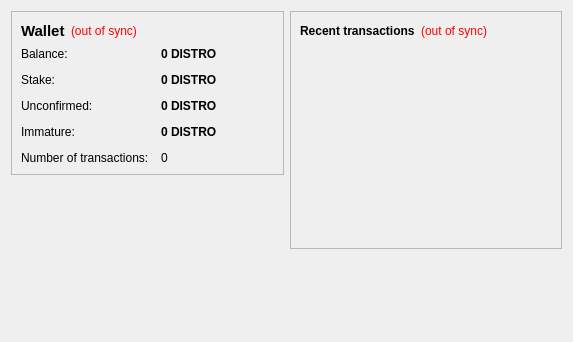
<?xml version="1.0" encoding="UTF-8"?>
<ui version="4.0">
 <class>OverviewPage</class>
 <widget class="QWidget" name="OverviewPage">
  <property name="geometry">
   <rect>
    <x>0</x>
    <y>0</y>
    <width>573</width>
    <height>342</height>
   </rect>
  </property>
  <property name="windowTitle">
   <string>Form</string>
  </property>
  <layout class="QHBoxLayout" name="horizontalLayout" stretch="1,1">
   <item>
    <layout class="QVBoxLayout" name="verticalLayout_2">
     <item>
      <widget class="QFrame" name="frame">
       <property name="frameShape">
        <enum>QFrame::StyledPanel</enum>
       </property>
       <property name="frameShadow">
        <enum>QFrame::Raised</enum>
       </property>
       <layout class="QVBoxLayout" name="verticalLayout_4">
        <item>
         <layout class="QHBoxLayout" name="horizontalLayout_4">
          <item>
           <widget class="QLabel" name="label_5">
            <property name="font">
             <font>
              <pointsize>11</pointsize>
              <weight>75</weight>
              <bold>true</bold>
             </font>
            </property>
            <property name="text">
             <string>Wallet</string>
            </property>
           </widget>
          </item>
          <item>
           <widget class="QLabel" name="labelWalletStatus">
            <property name="toolTip">
             <string>The displayed information may be out of date. Your wallet automatically synchronizes with the iaurabcoin network after a connection is established, but this process has not completed yet.</string>
            </property>
            <property name="styleSheet">
             <string notr="true">QLabel { color: red; }</string>
            </property>
            <property name="text">
             <string notr="true">(out of sync)</string>
            </property>
            <property name="alignment">
             <set>Qt::AlignLeading|Qt::AlignLeft|Qt::AlignVCenter</set>
            </property>
           </widget>
          </item>
          <item>
           <spacer name="horizontalSpacer_2">
            <property name="orientation">
             <enum>Qt::Horizontal</enum>
            </property>
            <property name="sizeHint" stdset="0">
             <size>
              <width>40</width>
              <height>20</height>
             </size>
            </property>
           </spacer>
          </item>
         </layout>
        </item>
        <item>
         <layout class="QFormLayout" name="formLayout_2">
          <property name="fieldGrowthPolicy">
           <enum>QFormLayout::AllNonFixedFieldsGrow</enum>
          </property>
          <property name="horizontalSpacing">
           <number>12</number>
          </property>
          <property name="verticalSpacing">
           <number>12</number>
          </property>
          <item row="0" column="0">
           <widget class="QLabel" name="label">
            <property name="text">
             <string>Balance:</string>
            </property>
           </widget>
          </item>
          <item row="0" column="1">
           <widget class="QLabel" name="labelBalance">
            <property name="font">
             <font>
              <weight>75</weight>
              <bold>true</bold>
             </font>
            </property>
            <property name="cursor">
             <cursorShape>IBeamCursor</cursorShape>
            </property>
            <property name="toolTip">
             <string>Your current balance</string>
            </property>
            <property name="text">
             <string notr="true">0 DISTRO</string>
            </property>
            <property name="textInteractionFlags">
             <set>Qt::LinksAccessibleByMouse|Qt::TextSelectableByKeyboard|Qt::TextSelectableByMouse</set>
            </property>
           </widget>
          </item>
          <item row="1" column="0">
           <widget class="QLabel" name="label_6">
            <property name="text">
             <string>Stake:</string>
            </property>
           </widget>
          </item>
          <item row="1" column="1">
           <widget class="QLabel" name="labelStake">
            <property name="font">
             <font>
              <weight>75</weight>
              <bold>true</bold>
             </font>
            </property>
            <property name="cursor">
             <cursorShape>IBeamCursor</cursorShape>
            </property>
            <property name="toolTip">
             <string>Total of coins that was staked, and do not yet count toward the current balance</string>
            </property>
            <property name="text">
             <string notr="true">0 DISTRO</string>
            </property>
            <property name="textInteractionFlags">
             <set>Qt::LinksAccessibleByMouse|Qt::TextSelectableByKeyboard|Qt::TextSelectableByMouse</set>
            </property>
           </widget>
          </item>
          <item row="2" column="0">
           <widget class="QLabel" name="label_3">
            <property name="text">
             <string>Unconfirmed:</string>
            </property>
           </widget>
          </item>
          <item row="2" column="1">
           <widget class="QLabel" name="labelUnconfirmed">
            <property name="font">
             <font>
              <weight>75</weight>
              <bold>true</bold>
             </font>
            </property>
            <property name="cursor">
             <cursorShape>IBeamCursor</cursorShape>
            </property>
            <property name="toolTip">
             <string>Total of transactions that have yet to be confirmed, and do not yet count toward the current balance</string>
            </property>
            <property name="text">
             <string notr="true">0 DISTRO</string>
            </property>
            <property name="textInteractionFlags">
             <set>Qt::LinksAccessibleByMouse|Qt::TextSelectableByKeyboard|Qt::TextSelectableByMouse</set>
            </property>
           </widget>
          </item>
          <item row="3" column="0">
           <widget class="QLabel" name="labelImmatureText">
            <property name="text">
             <string>Immature:</string>
            </property>
           </widget>
          </item>
          <item row="3" column="1">
           <widget class="QLabel" name="labelImmature">
            <property name="font">
             <font>
              <weight>75</weight>
              <bold>true</bold>
             </font>
            </property>
            <property name="toolTip">
             <string>Mined balance that has not yet matured</string>
            </property>
            <property name="text">
             <string notr="true">0 DISTRO</string>
            </property>
            <property name="textInteractionFlags">
             <set>Qt::LinksAccessibleByMouse|Qt::TextSelectableByKeyboard|Qt::TextSelectableByMouse</set>
            </property>
           </widget>
          </item>
          <item row="4" column="0">
           <widget class="QLabel" name="label_2">
            <property name="text">
             <string>Number of transactions:</string>
            </property>
           </widget>
          </item>
          <item row="4" column="1">
           <widget class="QLabel" name="labelNumTransactions">
            <property name="toolTip">
             <string>Total number of transactions in wallet</string>
            </property>
            <property name="text">
             <string notr="true">0</string>
            </property>
           </widget>
          </item>
         </layout>
        </item>
       </layout>
      </widget>
     </item>
     <item>
      <spacer name="verticalSpacer">
       <property name="orientation">
        <enum>Qt::Vertical</enum>
       </property>
       <property name="sizeHint" stdset="0">
        <size>
         <width>20</width>
         <height>40</height>
        </size>
       </property>
      </spacer>
     </item>
     <item>
      <widget class="QLabel" name="label_6">
       <property name="text">
        <string/>
       </property>
       <property name="pixmap">
        <pixmap resource="../bitcoin.qrc">:/images/backg</pixmap>
       </property>
       <property name="scaledContents">
        <bool>false</bool>
       </property>
       <property name="alignment">
        <set>Qt::AlignCenter</set>
       </property>
       <property name="margin">
        <number>-2</number>
       </property>
      </widget>
     </item>
    </layout>
   </item>
   <item>
    <layout class="QVBoxLayout" name="verticalLayout_3">
     <item>
      <widget class="QFrame" name="frame_2">
       <property name="frameShape">
        <enum>QFrame::StyledPanel</enum>
       </property>
       <property name="frameShadow">
        <enum>QFrame::Raised</enum>
       </property>
       <layout class="QVBoxLayout" name="verticalLayout">
        <item>
         <layout class="QHBoxLayout" name="horizontalLayout_2">
          <item>
           <widget class="QLabel" name="label_4">
            <property name="text">
             <string>&lt;b&gt;Recent transactions&lt;/b&gt;</string>
            </property>
           </widget>
          </item>
          <item>
           <widget class="QLabel" name="labelTransactionsStatus">
            <property name="toolTip">
             <string>The displayed information may be out of date. Your wallet automatically synchronizes with the iaurabcoin network after a connection is established, but this process has not completed yet.</string>
            </property>
            <property name="styleSheet">
             <string notr="true">QLabel { color: red; }</string>
            </property>
            <property name="text">
             <string notr="true">(out of sync)</string>
            </property>
            <property name="alignment">
             <set>Qt::AlignRight|Qt::AlignTrailing|Qt::AlignVCenter</set>
            </property>
           </widget>
          </item>
          <item>
           <spacer name="horizontalSpacer">
            <property name="orientation">
             <enum>Qt::Horizontal</enum>
            </property>
            <property name="sizeHint" stdset="0">
             <size>
              <width>40</width>
              <height>20</height>
             </size>
            </property>
           </spacer>
          </item>
         </layout>
        </item>
        <item>
         <widget class="QListView" name="listTransactions">
          <property name="styleSheet">
           <string notr="true">QListView { background: transparent; }</string>
          </property>
          <property name="frameShape">
           <enum>QFrame::NoFrame</enum>
          </property>
          <property name="verticalScrollBarPolicy">
           <enum>Qt::ScrollBarAlwaysOff</enum>
          </property>
          <property name="horizontalScrollBarPolicy">
           <enum>Qt::ScrollBarAlwaysOff</enum>
          </property>
          <property name="selectionMode">
           <enum>QAbstractItemView::NoSelection</enum>
          </property>
         </widget>
        </item>
       </layout>
      </widget>
     </item>
     <item>
      <spacer name="verticalSpacer_2">
       <property name="orientation">
        <enum>Qt::Vertical</enum>
       </property>
       <property name="sizeHint" stdset="0">
        <size>
         <width>20</width>
         <height>40</height>
        </size>
       </property>
      </spacer>
     </item>
    </layout>
   </item>
  </layout>
 </widget>
 <resources/>
 <connections/>
</ui>
